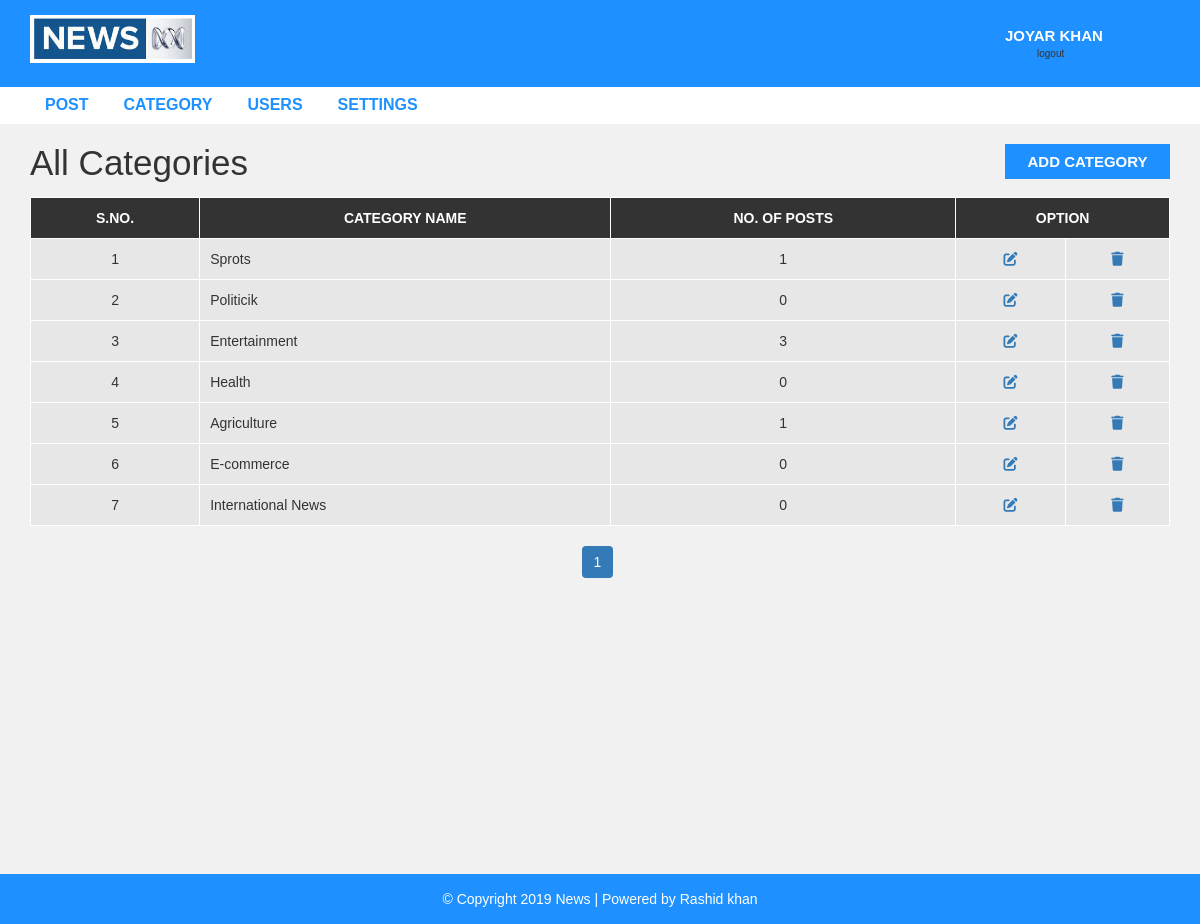
Screenshot of /admin/category.php (signed in) with the database file from the repository.
### tables this page shows
CREATE TABLE `settings` (
  `id` int(255) NOT NULL,
  `website_name` varchar(255) NOT NULL,
  `logo` varchar(255) NOT NULL,
  `footer_dis` varchar(255) NOT NULL,
  `contacts_link` varchar(255) NOT NULL,
  `contacts_link_name` varchar(255) NOT NULL
);

CREATE TABLE `category` (
  `id` int(255) NOT NULL,
  `category_name` varchar(255) NOT NULL,
  `post` int(255) NOT NULL
);

### admin/category.php (the view, shortened to what this page needs)
<?php include "header.php";
?>
<?php include "config.php" ?>
<!DOCTYPE html>
<html lang="en">
<head>
	<link rel="stylesheet" href="https://cdnjs.cloudflare.com/ajax/libs/font-awesome/6.0.0-beta2/css/all.min.css" />
</head>
<body>
<div id="admin-content">
	<div class="container">
		<div class="row">
			<div class="col-md-10">
					<h1 class="admin-heading">All Categories</h1>
			</div>
			<div class="col-md-2">
					<a class="add-new" href="add-category.php">add category</a>
			</div>
			<div class="col-md-12">
					<table class="content-table">
						<thead>
							<th>S.No.</th>
							<th>Category Name</th>
							<th>No. of Posts</th>
							<th colspan="2">Option</th>
						</thead>
						<?php
								$limit=8;
								if(isset($_GET['page'])){
									$page_num=$_GET['page'];
								}else{
									$page_num=1;
								}
								$offset=($page_num -1) * $limit;
								$select="SELECT * FROM `category` LIMIT $offset,$limit";
								$query=mysqli_query($con,$select);
								$numrows=mysqli_num_rows($query);
								if($numrows){
									while($datafetch=mysqli_fetch_assoc($query)){
										$id=$datafetch['id'];
										$category_name=$datafetch['category_name'];
										$post=$datafetch['post'];
							?>
						<tbody>
							<tr>
								<td><?php echo $id ?></td>
								<td><?php echo $category_name ?></td>
								<td><?php echo $post ?></td>
								<td><a href="update-category.php?id=<?php echo $id ?>"><i class="fas fa-edit"></i></a></td>
								<td><a href="delete-category.php?id=<?php echo $id ?>"><i class="fas fa-trash"></i></a></td>
							</tr>
						</tbody>
						<?php
									}
								}
							?>
					</table>
					<?php
						$select="SELECT * FROM `category`";
						$query1=mysqli_query($con,$select);
						if(mysqli_num_rows($query1)){
							$totalrecoud=mysqli_num_rows($query1);
							$totalpage=ceil($totalrecoud/$limit);
							echo "<ul class='pagination admin-pagination'>";
							for($i=1; $i <= $totalpage; $i++){
								if($i==$page_num){
									$active='active';
								}else{
									$active='';
								}
								echo '<li class='.$active.'><a href="category.php?page='.$i.'">'.$i.'</a></li>';
							}
						}
					?>
			</div>
		</div>
	</div>
</div>
</body>
</html>
<?php include "footer.php"; ?>

### admin/header.php (shortened to what this page needs)
<!DOCTYPE html>
<html lang="en">
	<head>
		<link rel="stylesheet" href="../css/bootstrap.min.css" />
		<link rel="stylesheet" href="../css/font-awesome.css">
		<link rel="stylesheet" href="../css/style.css">
	</head>
	<body>
		<div id="header-admin">
			<div class="container">
					<div class="row">
						<div class="col-md-2">
							<?php
								include "config.php";
								$selected="SELECT * FROM `settings`";
								$query=mysqli_query($con,$selected);
								if(mysqli_num_rows($query)){
									while($datafetch=mysqli_fetch_assoc($query)){
										$logo=$datafetch['logo'];
										echo '<a href="post.php"><img class="logo" src="logo/'.$logo.'"></a>';
									}
								}
							?>
						</div>
						<div class="col-md-offset-8  col-md-2">
							<a href="logout.php" style="text-decoration: none;font-size: 15px;cursor: pointer;text-transform: uppercase;" class="admin-logout" ><p>
								<?php if($_SESSION['username']){
									echo $_SESSION['username'];
								}else{
									echo '<h3 class ="alert alert-danger"></h3>';
								} ?>
							</p>   </a>
							<p style="margin-top: -19px;padding-left:32px;font-size: 10px;">logout</p>
						</div>
					</div>
			</div>
		</div>
		<div id="admin-menubar">
			<div class="container">
					<div class="row">
						<div class="col-md-12">
							<ul class="admin-menu">
									<li>
										<a href="post.php">Post</a>
									</li>
									<?php
										if($_SESSION['role']=='Admin'){
									?>
									<li>
										<a href="category.php">Category</a>
									</li>
									<li>
										<a href="users.php">Users</a>
									</li>
									<li>
										<a href="settings.php">Settings</a>
									</li>
									<?php
								}
								?>
							</ul>
						</div>
					</div>
			</div>
		</div>
</body>
</html>

### admin/footer.php
<div id ="footer">
    <div class="container">
        <div class="row">
            <div class="col-md-12">
                    <?php
                        include "config.php";
                        $selected="SELECT * FROM `settings`";
                        $query=mysqli_query($con,$selected);
                        if(mysqli_num_rows($query)){
                            while($datafetch=mysqli_fetch_assoc($query)){
                                $footer_dis=$datafetch['footer_dis'];
                                $contacts_link=$datafetch['contacts_link'];
                                $contacts_link_name=$datafetch['contacts_link_name'];
                    ?>
                <span>&copy; <?php echo  $footer_dis ?><a target="_blank" href="<?php echo  $contacts_link ?>"> <?php echo  $contacts_link_name ?></a></span>
                <?php
                            }
                        }
                ?>
            </div>
        </div>
    </div>
</div>
</body>
</html>

### css/style.css (style rules this page uses)
body { background: #f1f1f1; font-family: sans-serif,arial,Helvetica; }
a, a:hover, a:focus { text-decoration: none; outline: none; }
ul { margin:0; padding:0; list-style:none; }
img.logo { width: 100%; height: auto; display: block; }
#header-admin { background-color: #1E90FF; padding: 15px 0; }
#header-admin .admin-logout { margin: 10px 0; color: #fff; font-size: 18px; font-weight: 600; text-transform: uppercase; display: inline-block; }
#admin-menubar { background-color: #fff; }
#admin-menubar .admin-menu { font-size: 0; }
#admin-menubar .admin-menu li { display: inline-block; margin: 0 5px 0 0; }
#admin-menubar .admin-menu li a { color: #1E90FF; font-size: 16px; font-weight: 600; text-transform: uppercase; padding: 7px 15px; display: block; transition: all 0.3s; }
#admin-content { padding: 20px 0; min-height: 750px; }
#admin-content .admin-heading { font-size: 35px; margin: 0 0 15px; }
#admin-content .add-new { color: #fff; background-color: #1E90FF; font-size: 15px; font-weight: 600; text-align: center; text-transform: uppercase; padding: 7px 10px; display: block; transition: all 0.3s; }
#admin-content .content-table { border: 1px solid #000; width: 100%; margin: 0 0 20px; }
#admin-content .content-table thead { color: #fff; background-color: #333; }
#admin-content .content-table th { padding: 10px; border: 1px solid #fff; font-weight: 600; text-align: center; text-transform: uppercase; }
#admin-content .content-table tbody { color: #333; }
#admin-content .content-table tbody tr { background-color: #e7e7e7; }
#admin-content .content-table tbody td { padding: 10px; border: 1px solid #fff; text-align: center; }
#admin-content .content-table tbody td:nth-child(2) { text-align: left; }
#admin-content .admin-pagination { margin: 0; }
#admin-content .admin-pagination li a { display: block; }
.pagination { display: block; text-align: center; margin: 0; }
.pagination li { display:inline-block; margin: 0 5px 0 0; cursor: pointer; }
.pagination li a { border: none; background: #1e90ff; color: #fff; cursor: pointer; }
#footer { color: #fff; padding:15px 0; text-align:center; background-color:#1e90ff; }
#footer a { color:#fff; }

### rows the page displays
settings: logo (picture), footer_dis "Copyright 2019 News | Powered by", contacts_link_name "Rashid khan"
category: id "1", category_name "Sprots", post "1"
category: id "2", category_name "Politicik", post "0"
category: id "3", category_name "Entertainment", post "3"
category: id "4", category_name "Health", post "0"
category: id "5", category_name "Agriculture", post "1"
category: id "6", category_name "E-commerce", post "0"
category: id "7", category_name "International News", post "0"

### other values shown
$_SESSION['username'] "JOYAR KHAN"
